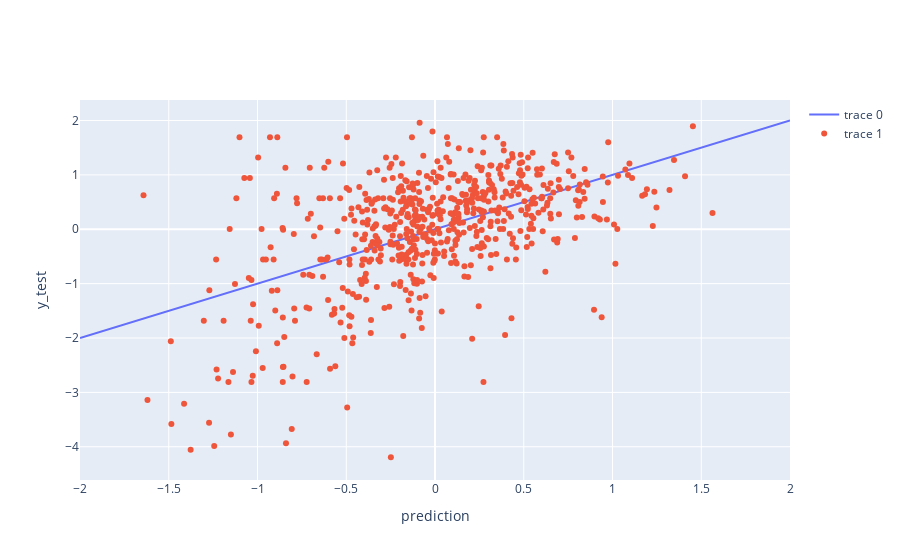

The cell this chart's notebook holds for it:
### Code cell
fig = go.Figure()
fig.add_trace(go.Scatter(
    x=[-2,1, 2 ],  # x values
    y=[-2,1, 2],  # y values
    mode='lines'  # set the trace type to markers
))
fig.add_trace(go.Scatter(
    x=ynewpred , y=y_test,  # y values
    mode='markers'  # set the trace type to markers
))


fig.update_layout(
    xaxis=dict(
        title='prediction'
    ),
    yaxis=dict(
        title='y_test'
    )
)
fig.show()

### Figure 1 — Plotly figure (JSON) as saved in the notebook; plotly's stock layout.template omitted (floating-point values rounded to 4 significant figures; data arrays with more than 128 entries replaced by an {"elided": "..."} marker saying what was removed)
{"data": [{"mode": "lines", "type": "scatter", "x": [-2, 1, 2], "y": [-2, 1, 2]}, {"mode": "markers", "type": "scatter", "x": {"elided": "640 float values"}, "y": {"elided": "640 float values"}}], "layout": {"xaxis": {"title": {"text": "prediction"}}, "yaxis": {"title": {"text": "y_test"}}}}
